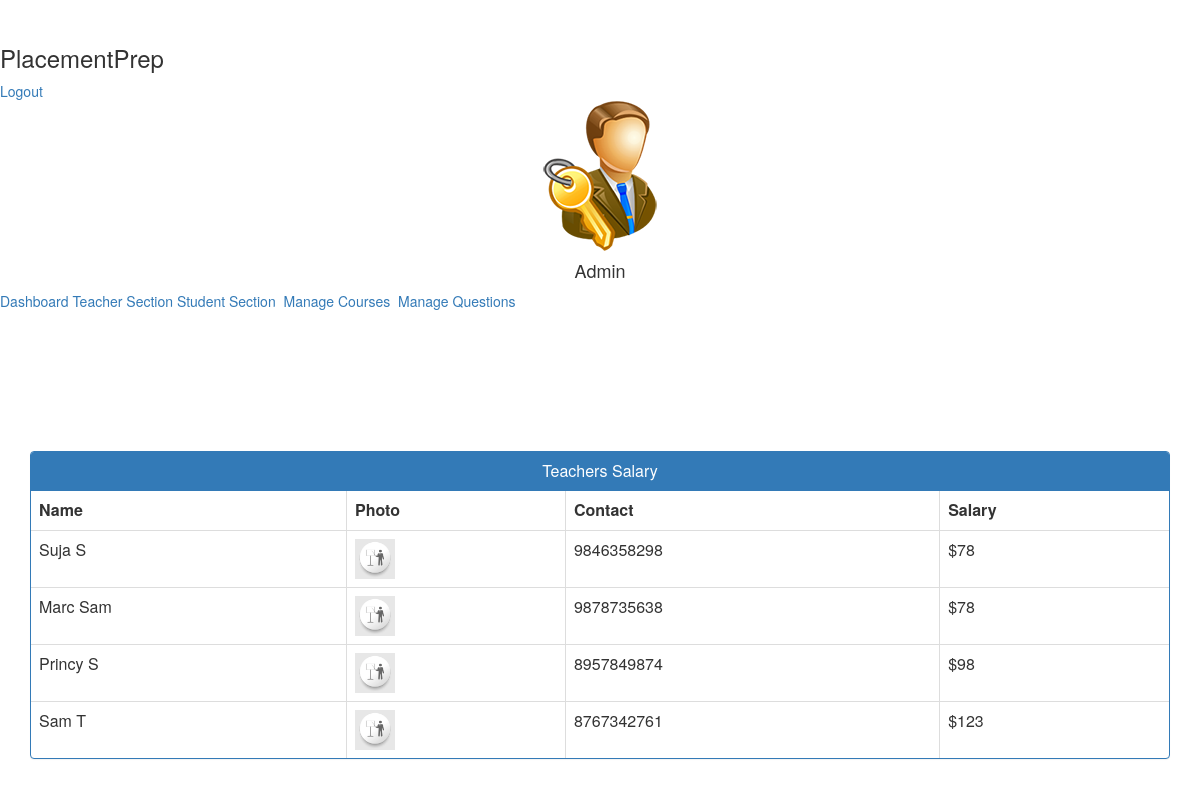
The page /admin-view-teacher-salary (signed in) on the database as committed earlier.
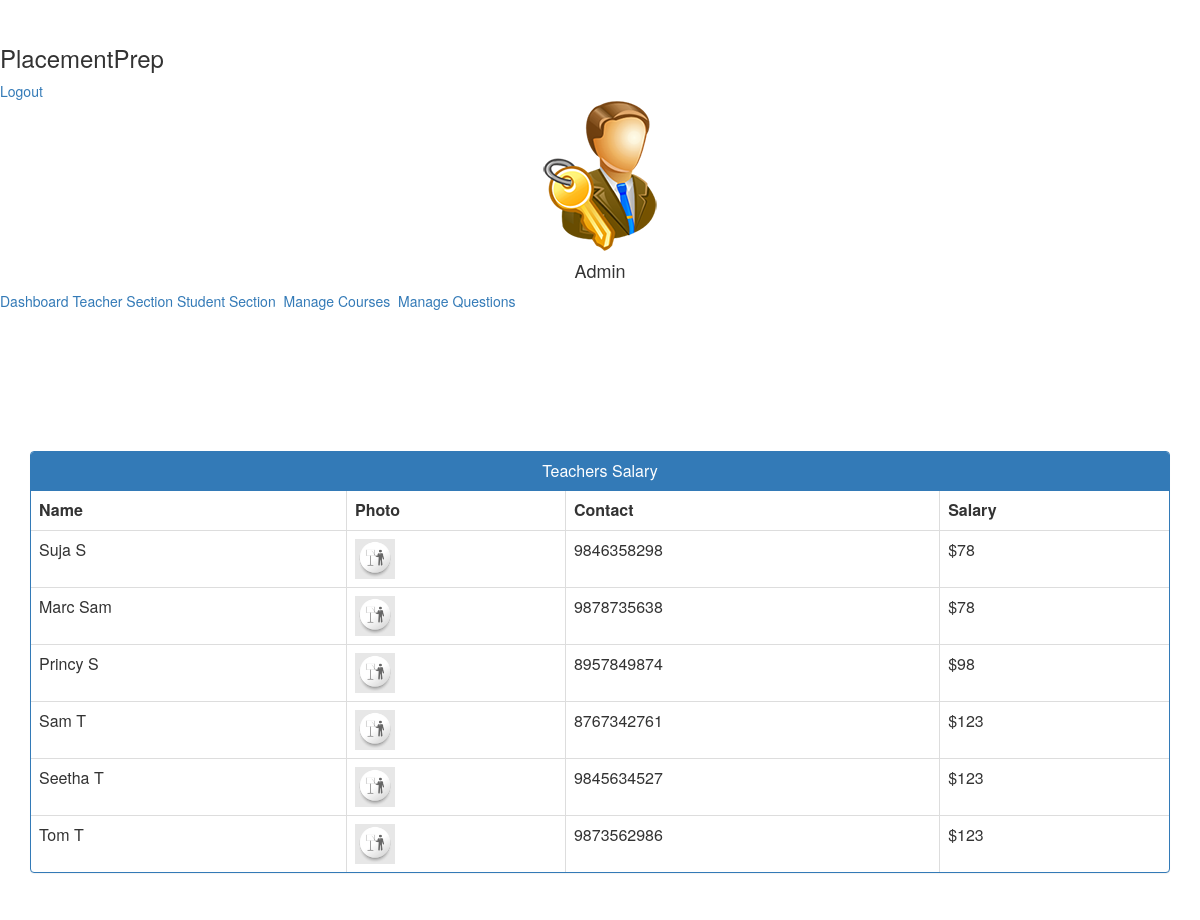
The same page on the database as committed later.
### teacher/models.py (models this page shows, shortened)
class Teacher(models.Model):
    user=models.OneToOneField(User,on_delete=models.CASCADE)
    profile_pic= models.ImageField(upload_to='profile_pic/Teacher/',null=True,blank=True)
    address = models.CharField(max_length=40)
    mobile = models.CharField(max_length=20,null=False)
    status= models.BooleanField(default=False)
    salary=models.PositiveIntegerField(null=True)
    @property
    def get_name(self):
        return self.user.first_name+" "+self.user.last_name

### exam/views.py (the view)
# urls.py: path('admin-view-teacher-salary', views.admin_view_teacher_salary_view,name='admin-view-teacher-salary'),
@login_required(login_url='adminlogin')
def admin_view_teacher_salary_view(request):
    teachers= TMODEL.Teacher.objects.all().filter(status=True)
    return render(request,'exam/admin_view_teacher_salary.html',{'teachers':teachers})

### templates/exam/admin_view_teacher_salary.html (shortened to what this page needs)
<!-- {% extends 'exam/adminbase.html' %}
{% block content %}
{%load static%}
<head>
  <link href="//netdna.bootstrapcdn.com/bootstrap/3.0.0/css/bootstrap.min.css" rel="stylesheet" id="bootstrap-css">
</head>
<br><br>
<div class="container">
  <div class="panel panel-primary">
    <div class="panel-heading">
      <h6 class="panel-title">Teachers Salary</h6>
    </div>
    <table class="table table-hover table-bordered" id="dev-table">
      <thead>
        <tr>
          <th>Name</th>
          <th>Photo</th>
          <th>Contact</th>
          <th>Salary</th>
        </tr>
      </thead>
      {% for t in teachers %}
      <tr>
        <td> {{t.get_name}}</td>
        <td> <img src="{% static t.profile_pic.url %}" alt="Profile Pic" height="40px" width="40px" /></td>
        <td>{{t.mobile}}</td>
        <td>${{t.salary}}</td>
        </tr>
      {% endfor %}
    </table>
  </div>
</div>
<br><br><br><br><br><br>
{% endblock content %} -->

Rows that differ between the two databases and show on the page:
added Teacher: get_name "Seetha T", profile_pic (picture), mobile "9845634527", salary "123"
added Teacher: get_name "Tom T", profile_pic (picture), mobile "9873562986", salary "123"
